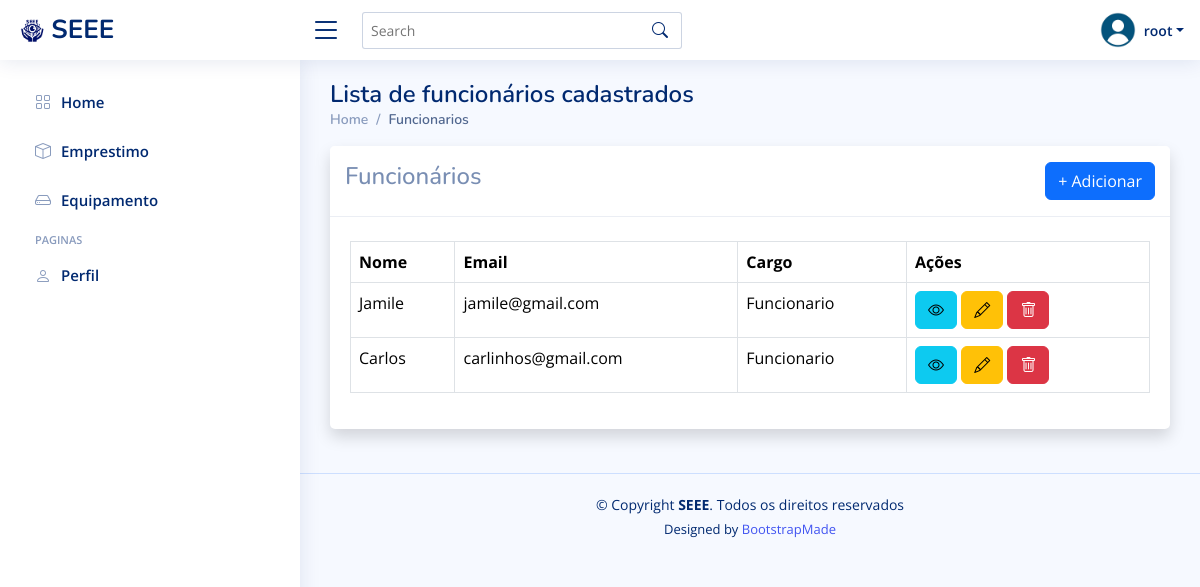
Before: /funcionario/list/ (signed in) with the older database file.
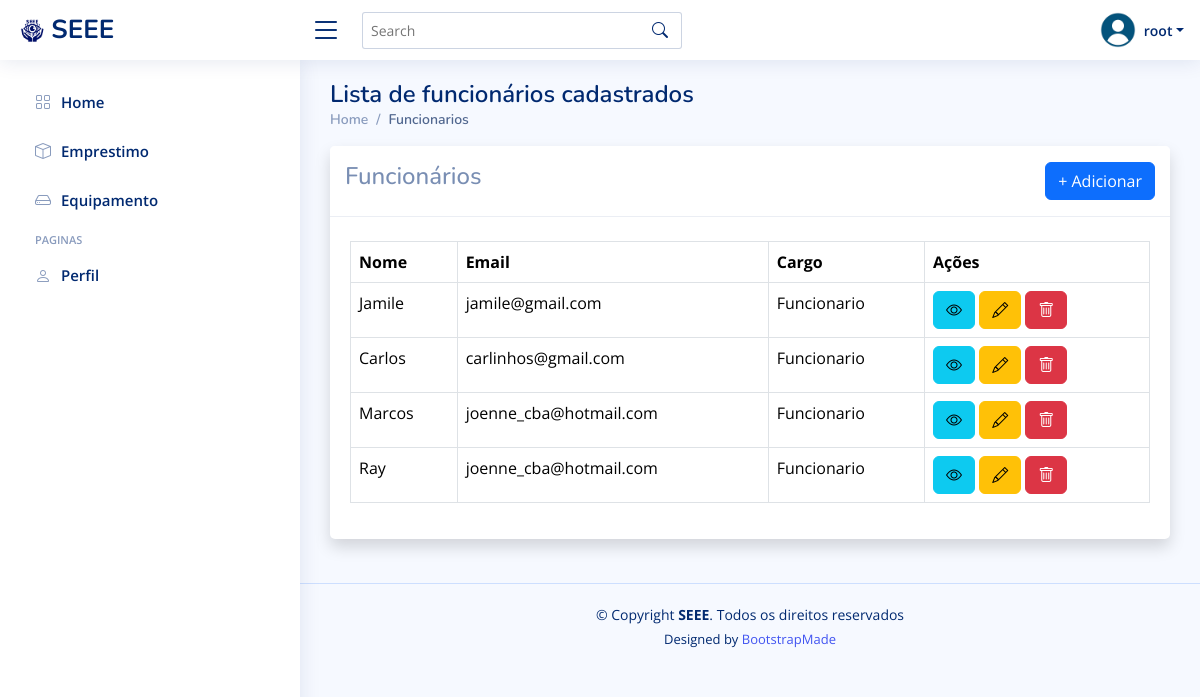
After: the same page with the newer database file.
### funcionario/models.py (models this page shows)
class Funcionario(Usuario):
    class Cargo(models.IntegerChoices):
        FUNCIONARIO = 1, 'Funcionario'
        ESTAGIARIO = 2, 'Estagiario'
        OUTRO = 3, 'Outro'
    cargo = models.IntegerField(
        choices=Cargo.choices,
        default=Cargo.OUTRO,
    )

### funcionario/views.py (the view)
# urls.py: path('list/', views.list, name='emprestimoList')
@login_required
def list(request):
    funcionarios = Funcionario.objects.all()
    return render(request, 'funcionario/list.html', {'funcionarios':funcionarios})

### funcionario/contextProcess.py (called while the page is built)
def user_group_context(request):
    user = request.user
    isAdmin = user.groups.filter(name='Admin').exists()
    isFuncionario = user.groups.filter(name='Funcionarios').exists()
    return {
        'isAdmin': isAdmin,
        'isDuncionario': isFuncionario,
    }

### templates/funcionario/list.html (shortened to what this page needs)
{% extends 'funcionario/_base.html' %}
{% block content %}
<div class="pagetitle">
    <h1>Lista de funcionários cadastrados</h1>
    <nav>
      <ol class="breadcrumb">
        <li class="breadcrumb-item"><a href="/funcionario/">Home</a></li>
        <li class="breadcrumb-item active">Funcionarios</li>
      </ol>
    </nav>
  </div>
<div class="card shadow mb-4">
    <div class="card-header py-3 d-sm-flex align-items-center justify-content-between mb-4">
        <h4>Funcionários</h4>
        <a class="btn btn-primary" href="{% url 'funcionarioAdd' %}">+ Adicionar</a>
    </div>
    <div class="card-body">
        <div class="table-responsive">
            <table class="table table-bordered">
                <thead>
                    <tr>
                        <th>Nome</th>
                        <th>Email</th>
                        <th>Cargo</th>
                        <th>Ações</th>
                    </tr>
                </thead>
                <tbody>
                    {% for f in funcionarios %}
                        <tr>
                            <td>{{ f.username }}</td>
                            <td>{{ f.email }}</td>
                            <td>{{ f.get_cargo_display }}</td>
                            <td>
                                <a class="btn btn-info" href="{% url 'funcionarioDetail' f.id %}" data-bs-toggle="tooltip" data-bs-placement="top" title="Ver detalhes"><i class="bi bi-eye"></i></a>
                                <a class="btn btn-warning" href="{% url 'funcionarioEdit' f.id  %}" data-bs-toggle="tooltip" data-bs-placement="top" title="Editar"><i class="bi bi-pencil"></i></a>
                                <button type="button" class="btn btn-danger" data-bs-toggle="modal" data-bs-target="#basicModal-{{ f.id }}"><i class="bi bi-trash"></i></button>
                            </td>
                        </tr>
                    {% endfor %}
                </tbody>
            </table>
        </div>
    </div>
</div>
{% endblock %}

### templates/funcionario/_base.html (shortened to what this page needs)
{% load static %}
<!DOCTYPE html>
<html lang="en">
<head>
  <link href="{% static 'assets/vendor/bootstrap/css/bootstrap.min.css' %}" rel="stylesheet">
  <link href="{% static 'assets/vendor/bootstrap-icons/bootstrap-icons.css' %}" rel="stylesheet">
  <link href="{% static 'assets/vendor/boxicons/css/boxicons.min.css' %}" rel="stylesheet">
  <link href="{% static 'assets/vendor/quill/quill.snow.css' %}" rel="stylesheet">
  <link href="{% static 'assets/vendor/quill/quill.bubble.css' %}" rel="stylesheet">
  <link href="{% static 'assets/vendor/remixicon/remixicon.css' %}" rel="stylesheet">
  <link href="{% static 'assets/vendor/simple-datatables/style.css' %}" rel="stylesheet">
  <link href="{% static 'assets/css/style.css' %}" rel="stylesheet">
</head>
<body>
  <header id="header" class="header fixed-top d-flex align-items-center">
    <div class="d-flex align-items-center justify-content-between">
      <a href="/funcionario/" class="logo d-flex align-items-center">
        <img src="{% static 'assets/img/SEEE.png' %}" alt="">
        <span class="d-none d-lg-block">SEEE</span>
      </a>
      <i class="bi bi-list toggle-sidebar-btn"></i>
    </div>
    <div class="search-bar">
      <form class="search-form d-flex align-items-center" method="POST" action="#">
        <input type="text" name="query" placeholder="Search" title="Enter search keyword">
        <button type="submit" title="Search"><i class="bi bi-search"></i></button>
      </form>
    </div>
    <nav class="header-nav ms-auto">
      <ul class="d-flex align-items-center">
        <li class="nav-item dropdown pe-3">
          <a class="nav-link nav-profile d-flex align-items-center pe-0" href="#" data-bs-toggle="dropdown">
            <img src="{% static 'assets/img/profile.png' %}" alt="Profile" class="rounded-circle">
            <span class="d-none d-md-block dropdown-toggle ps-2">{{ user.username }}</span>
          </a>
        </li>
      </ul>
    </nav>
  </header>
  {% include 'funcionario/sidebar.html'%}
  <main id="main" class="main">
    {% block content %}
    {% endblock %}
  </main>
  <footer id="footer" class="footer">
    <div class="copyright">
      &copy; Copyright <strong><span>SEEE</span></strong>. Todos os direitos reservados
    </div>
    <div class="credits">
      Designed by <a href="https://bootstrapmade.com/">BootstrapMade</a>
    </div>
  </footer>
</body>
</html>

### templates/funcionario/sidebar.html (shortened to what this page needs)
{% load static %}
  <aside id="sidebar" class="sidebar">
    <ul class="sidebar-nav" id="sidebar-nav">
      <li class="nav-item">
        <a class="nav-link {% if request.path == '/funcionario/' %}active{% else %}collapsed{% endif %}" href="/funcionario/">
          <i class="bi bi-grid"></i>
          <span>Home</span>
        </a>
      </li>
      <li class="nav-item">
        <a class="nav-link {% if request.path == '/emprestimo/list/' %}active{% else %}collapsed{% endif %}" href="/emprestimo/list/">
          <i class="bi bi-box"></i>
          <span>Emprestimo</span>
        </a>
      </li>
      <li class="nav-item">
        <a class="nav-link {% if request.path == '/equipamento/' %}active{% else %}collapsed{% endif %}" href="/equipamento/">
          <i class="bi bi-hdd"></i>
          <span>Equipamento</span>
        </a>
      </li>
      <li class="nav-heading">Paginas</li>
      <li class="nav-item">
        <a class="nav-link collapsed" href="/conta/perfil/">
          <i class="bi bi-person"></i>
          <span>Perfil</span>
        </a>
      </li>
    </ul>
  </aside>

### static/assets/css/style.css (style rules this page uses)
:root { scroll-behavior: smooth; }
body { font-family: "Open Sans", sans-serif; background: #f6f9ff; color: #444444; }
a { color: #4154f1; text-decoration: none; }
h1, h2, h3, h4, h5, h6 { font-family: "Nunito", sans-serif; }
#main { margin-top: 60px; padding: 20px 30px; transition: all 0.3s; }
.pagetitle { margin-bottom: 10px; }
.pagetitle h1 { font-size: 24px; margin-bottom: 0; font-weight: 600; color: #012970; }
.card { margin-bottom: 30px; border: none; border-radius: 5px; box-shadow: 0px 0 30px rgba(1, 41, 112, 0.1); }
.card-header, .card-footer { border-color: #ebeef4; background-color: #fff; color: #798eb3; padding: 15px; }
.card-body { padding: 0 20px 20px 20px; }
.breadcrumb { font-size: 14px; font-family: "Nunito", sans-serif; color: #899bbd; font-weight: 600; }
.breadcrumb a { color: #899bbd; transition: 0.3s; }
.breadcrumb .breadcrumb-item::before { color: #899bbd; }
.breadcrumb .active { color: #51678f; font-weight: 600; }
.logo { line-height: 1; }
@media (min-width: 1200px) { .logo { width: 280px; } }
.logo img { max-height: 26px; margin-right: 6px; }
.logo span { font-size: 26px; font-weight: 700; color: #012970; font-family: "Nunito", sans-serif; }
.header { transition: all 0.5s; z-index: 997; height: 60px; box-shadow: 0px 2px 20px rgba(1, 41, 112, 0.1); background-color: #fff; padding-left: 20px; }
.header .toggle-sidebar-btn { font-size: 32px; padding-left: 10px; cursor: pointer; color: #012970; }
.header .search-bar { min-width: 360px; padding: 0 20px; }
.header .search-form { width: 100%; }
.header .search-form input { border: 0; font-size: 14px; color: #012970; border: 1px solid rgba(1, 41, 112, 0.2); padding: 7px 38px 7px 8px; border-radius: 3px; transition: 0.3s; width: 100%; }
.header .search-form button { border: 0; padding: 0; margin-left: -30px; background: none; }
.header .search-form button i { color: #012970; }
.header-nav ul { list-style: none; }
.header-nav>ul { margin: 0; padding: 0; }
.header-nav .nav-profile { color: #012970; }
.header-nav .nav-profile img { max-height: 36px; }
.header-nav .nav-profile span { font-size: 14px; font-weight: 600; }
.sidebar { position: fixed; top: 60px; left: 0; bottom: 0; width: 300px; z-index: 996; transition: all 0.3s; padding: 20px; overflow-y: auto; scrollbar-width: thin; scrollbar-color: #aab7cf transparent; box-shadow: 0px 0px 20px rgba(1, 41, 112, 0.1); background-color: #fff; }
@media (min-width: 1200px) { #main, #footer { margin-left: 300px; } }
.sidebar-nav { padding: 0; margin: 0; list-style: none; }
.sidebar-nav li { padding: 0; margin: 0; list-style: none; }
.sidebar-nav .nav-item { margin-bottom: 5px; }
.sidebar-nav .nav-heading { font-size: 11px; text-transform: uppercase; color: #899bbd; font-weight: 600; margin: 10px 0 5px 15px; }
.sidebar-nav .nav-link { display: flex; align-items: center; font-size: 15px; font-weight: 600; color: #4154f1; transition: 0.3; background: #f6f9ff; padding: 10px 15px; border-radius: 4px; }
.sidebar-nav .nav-link i { font-size: 16px; margin-right: 10px; color: #4154f1; }
.sidebar-nav .nav-link.collapsed { color: #012970; background: #fff; }
.sidebar-nav .nav-link.collapsed i { color: #899bbd; }
.footer { padding: 20px 0; font-size: 14px; transition: all 0.3s; border-top: 1px solid #cddfff; }
.footer .copyright { text-align: center; color: #012970; }
.footer .credits { padding-top: 5px; text-align: center; font-size: 13px; color: #012970; }

Changed rows visible on the page:
added Funcionario: username "Marcos", email "joenne_cba@hotmail.com", cargo "Funcionario"
added Funcionario: username "Ray", email "joenne_cba@hotmail.com", cargo "Funcionario"
